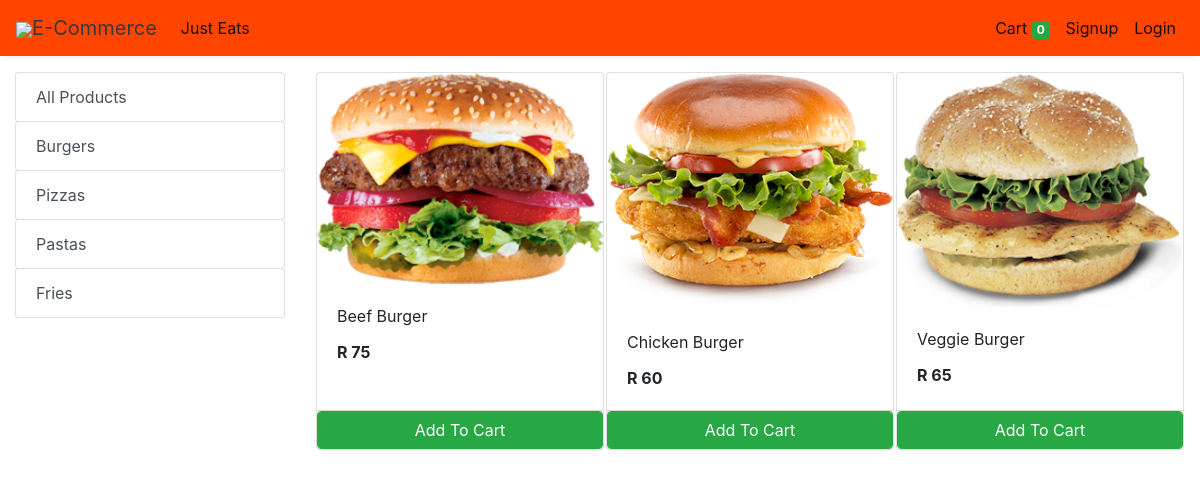
Page /store?category=31 on the committed database.
### store/models/category.py (models this page shows, shortened)
class Category(models.Model):
    name= models.CharField(max_length=50)
    @staticmethod
    def get_all_categories():
        return Category.objects.all()

### store/models/product.py (models this page shows, shortened)
class Products(models.Model):
    name = models.CharField(max_length=60)
    price= models.IntegerField(default=0)
    category= models.ForeignKey(Category,on_delete=models.CASCADE,default=1 )
    description= models.CharField(max_length=250, default='', blank=True, null= True)
    image= models.ImageField(upload_to='uploads/products/')
    @staticmethod
    def get_all_products_by_categoryid(category_id):
        if category_id:
            return Products.objects.filter (category=category_id)
        else:
            return Products.get_all_products();

### store/views/home.py (the view)
# urls.py: path('' , include('store.urls'))
def store(request):
    cart = request.session.get('cart')
    if not cart:
        request.session['cart'] = {}
    products = None
    categories = Category.get_all_categories()
    categoryID = request.GET.get('category')
    if categoryID:
        products = Products.get_all_products_by_categoryid(categoryID)
    else:
        products = Products.get_all_products();
    data = {}
    data['products'] = products
    data['categories'] = categories
    print('you are : ', request.session.get('email'))
    return render(request, 'index.html', data)

### store/templatetags/cart.py (called while the page is built)
@register.filter (name='is_in_cart')
def is_in_cart(product, cart):
    keys = cart.keys ()
    for id in keys:
        if int (id) == product.id:
            return True
    return False;

### store/templatetags/custom_filter.py (called while the page is built)
@register.filter(name='currency')
def currency(number):
    return "R "+str(number)

### store/templates/index.html (shortened to what this page needs)
{% extends 'base.html' %}
{% block content %}
{% load cart %}
{% load custom_filter %}
<div class="container-fluid mt-3">
	<div class="row">
		<div class="col-lg-3 mx-auto">
			<div class="list-group">
				<a href="/" class="list-group-item list-group-item-action btn btn-outline-success">All Products</a>
				{% for category in categories %}
				<a href="/?category={{category.id}}"
					class="list-group-item list-group-item-action btn btn-outline-success ">{{category.name}}</a>
				{% endfor %}
			</div>
		</div>
		<div id='products' class="col-lg-9 mx-auto">
			<div class="row mx-auto">
				{% for product in products %}
				<div class="card mx-auto mb-3" id={{product.id}} style="width: 18rem;">
					<img class="card-img-top" src="{{product.image.url}}" alt="Card image cap">
					<div class="card-body">
						<p class="card-title">{{product.name}}</p>
						<p class="card-text"><b>{{product.price|currency}}</b></p>
					</div>
					<div class="card-footer p-0 no-gutters">
						{% if product|is_in_cart:request.session.cart %}
						<div class="row no-gutters">
							<form action="/#{{product.id}}" class="col-2 " method="post">
								{% csrf_token %}
								<input hidden type="text" name='product' value='{{product.id}}'>
								<input hidden type="text" name='remove' value='True'>
								<input type="submit" value=" - " class="btn btn-block btn-success border-right">
							</form>
							<div class="text-center col btn btn-success">{{product|cart_quantity:request.session.cart}} in Cart</div>
							<form action="/#{{product.id}}" class="col-2 " method="post">
								{% csrf_token %}
								<input hidden type="text" name='product' value='{{product.id}}'>
								<input type="submit" value=" + " class="btn btn-block btn-success border-left">
							</form>
						</div>
						{% else %}
						<form action="/#{{product.id}}" method="POST" class="btn-block">
							<input type="submit" class="float-right btn btn-success form-control"
								value="Add To Cart">
						</form>
						{% endif %}
					</div>
				</div>
				{% endfor %}
			</div>
		</div>
	</div>
</div>
{% endblock %}

### rows in the picture
Category: name "Burgers"
Category: name "Pizzas"
Category: name "Pastas"
Category: name "Fries"
Products: image (picture), name "Beef Burger", price "R 75"
Products: image (picture), name "Chicken Burger", price "R 60"
Products: image (picture), name "Veggie Burger", price "R 65"

### other values in the picture
{{ request.session.cart.keys|length }} "0"
